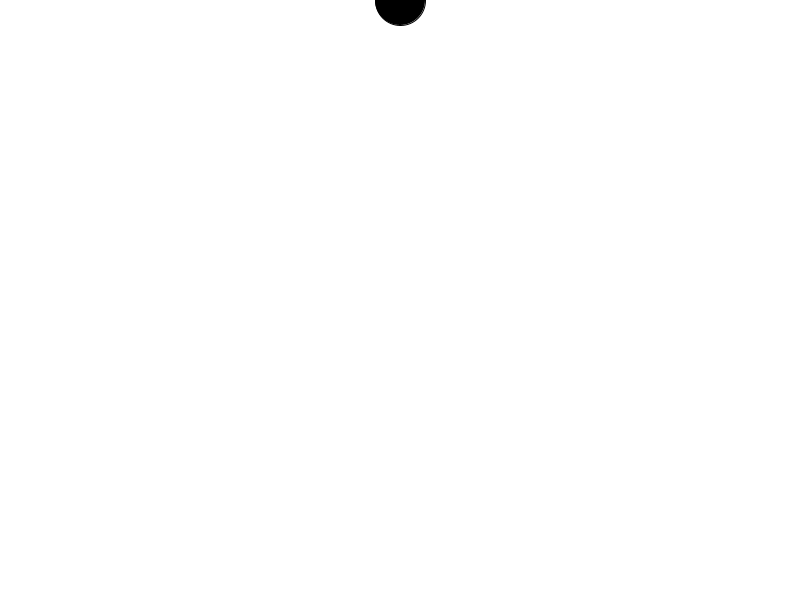
Frame 1 (no input)
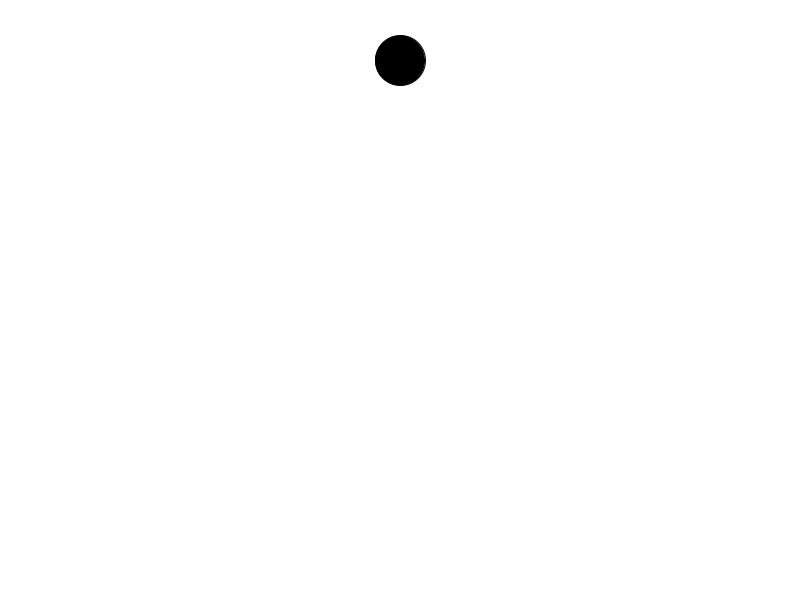
Frame 60 (the mouse pressed at the canvas centre just before this capture)
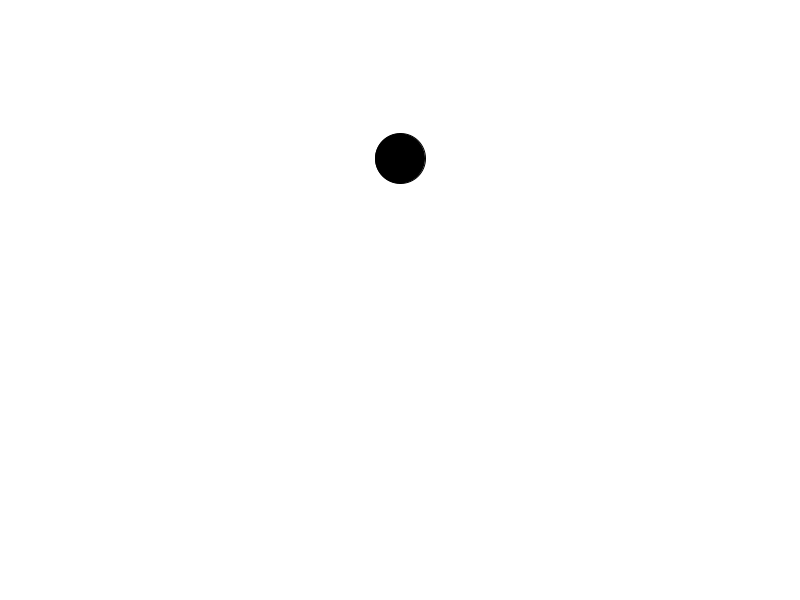
Frame 120 (the mouse held since frame 60 and released just before this capture)

The Processing sketch that drew these frames (run headless with seeded random() and noise(); from frame 60 on, the mouse is pressed at the canvas centre):

// Processing sketch: Gravity_Ball
// ── Gravity_Ball.pde
float a = .98;
float BallX;
float BallY;
float sz = 50;
float Vx = 0;
float Vy = 0;

void setup() {
  size(800,600);
  BallX = width/2;
  BallY = 0;
}

void draw() {
  background(255);
  fill(0);
  ellipse(BallX, BallY, sz, sz);
  Vy += a;
  BallX += Vx;
  BallY += Vy;
  if (BallY+sz/2 > height) {
    BallY = height - sz/2;
    Vy = -abs(Vy);
  }
}
